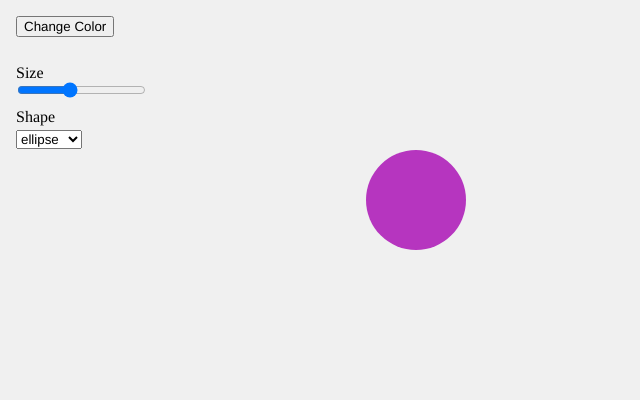
Frame 1 (no input)
Frame 60 (no input): identical to frame 1, image omitted
Frame 120 (the mouse pressed at the canvas centre since frame 60): identical to frame 1, image omitted

The p5.js sketch that drew this single still picture (run headless with seeded random() and noise() and a simulated clock; from frame 60 on, the mouse is pressed at the canvas centre):

// p5.js sketch
// ── sketch.js
let colorBtn, sizeSlider, shapeSelect;
let shapeColor;

function setup() {
  createCanvas(640, 400);
  noStroke();
  textFont("Helvetica, Arial, sans-serif");

  // starting color
  shapeColor = color(random(255), random(255), random(255));

  // Button: change color
  colorBtn = createButton("Change Color");
  colorBtn.id("colorBtn");
  colorBtn.position(16, 16);
  colorBtn.mousePressed(randomShapeColor);
  
  function randomShapeColor() {
    shapeColor = color(random(255), random(255), random(255));
  }

  // Slider: controls size
  createP("Size").position(0, 60).style("margin", "4px 0 0 16px");
  sizeSlider = createSlider(20, 220, 100, 1);
  sizeSlider.id("size.Slider");
  sizeSlider.position(15, 80);

  // Dropdown: choose shape
  createP("Shape").position(0, 100).style("margin", "8px 0 0 16px");
  shapeSelect = createSelect();
  shapeSelect.id("shapeSelect");
  shapeSelect.position(16, 130);
  shapeSelect.option("ellipse");
  shapeSelect.option("rect");
  shapeSelect.option("triangle");
}

function draw() {
  background(240);

  push();
  translate(width * 0.65, height * 0.5);
  let s = sizeSlider.value();

  fill(shapeColor);

  // draw chosen shape
  let choice = shapeSelect.value();
  if (choice === "ellipse") {
    ellipse(0, 0, s, s);
  } else if (choice === "rect") {
    rectMode(CENTER);
    rect(0, 0, s, s);
  } else if (choice === "triangle") {
    triangle(-s * 0.6, s * 0.5, 0, -s * 0.6, s * 0.6, s * 0.5);
  }
  pop();
}
